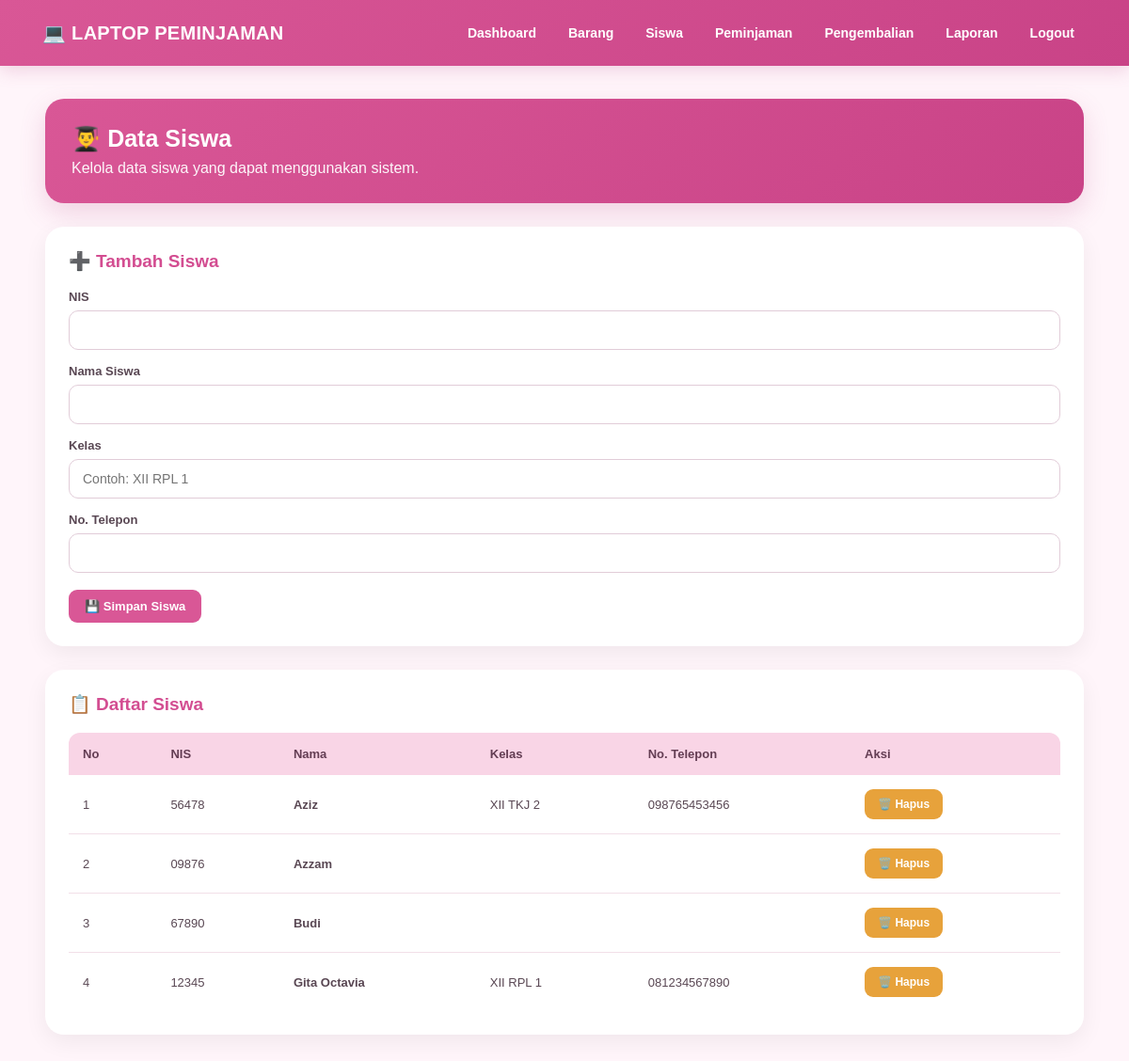
/siswa.php (signed in), run on the app's committed database.
### tables this page shows
CREATE TABLE `siswa` (
  `id_siswa` int(11) NOT NULL,
  `nis` varchar(30) NOT NULL,
  `nama_siswa` varchar(100) NOT NULL,
  `password` varchar(255) NOT NULL,
  `kelas` varchar(30) NOT NULL,
  `no_telp` varchar(20) DEFAULT NULL,
  `status_akun` enum('Aktif','Diblokir') NOT NULL DEFAULT 'Aktif'
);

### siswa.php (the view, shortened to what this page needs)
<?php
require 'koneksi.php';
$data_siswa = mysqli_query(
    $koneksi,
    "SELECT * FROM siswa
     ORDER BY nama_siswa ASC"
);
?>
<!DOCTYPE html>
<html lang="id">
<head>
<link rel="stylesheet" href="style.css">
</head>
<body>
<div class="navbar">
<b>💻 LAPTOP PEMINJAMAN</b>
<div>
<a href="index.php">Dashboard</a>
<a href="barang.php">Barang</a>
<a href="siswa.php">Siswa</a>
<a href="peminjaman.php">Peminjaman</a>
<a href="pengembalian.php">Pengembalian</a>
<a href="laporan.php">Laporan</a>
<a href="logout.php">Logout</a>
</div>
</div>
<div class="container">
<div class="welcome">
<h2>👨‍🎓 Data Siswa</h2>
<p>
Kelola data siswa yang dapat menggunakan sistem.
</p>
</div>
<div class="card">
<h3>➕ Tambah Siswa</h3>
<form method="POST">
<label>NIS</label>
<input
type="text"
name="nis"
required
>
<label>Nama Siswa</label>
<input
type="text"
name="nama_siswa"
required
>
<label>Kelas</label>
<input
type="text"
name="kelas"
placeholder="Contoh: XII RPL 1"
required
>
<label>No. Telepon</label>
<input
type="text"
name="no_telp"
>
<br><br>
<button type="submit" name="tambah">
💾 Simpan Siswa
</button>
</form>
</div>
<div class="card">
<h3>📋 Daftar Siswa</h3>
<table>
<thead>
<tr>
<th>No</th>
<th>NIS</th>
<th>Nama</th>
<th>Kelas</th>
<th>No. Telepon</th>
<th>Aksi</th>
</tr>
</thead>
<tbody>
<?php
$no = 1;
while ($data = mysqli_fetch_assoc($data_siswa)) {
?>
<tr>
<td><?= $no++ ?></td>
<td><?= htmlspecialchars($data['nis']) ?></td>
<td>
<b>
<?= htmlspecialchars($data['nama_siswa']) ?>
</b>
</td>
<td>
<?= htmlspecialchars($data['kelas']) ?>
</td>
<td>
<?= htmlspecialchars($data['no_telp']) ?>
</td>
<td>
<a
href="siswa.php?hapus=<?= $data['id_siswa'] ?>"
class="return-btn"
onclick="return confirm('Hapus siswa ini?')"
>
🗑️ Hapus
</a>
</td>
</tr>
<?php } ?>
</tbody>
</table>
</div>
</div>
</body>
</html>

### style.css (style rules this page uses)
* { box-sizing: border-box; }
body { margin: 0; padding: 0; font-family: Arial, Helvetica, sans-serif; background: #fff5fa; color: #493744; }
.navbar { width: 100%; background: linear-gradient(135deg, #d95796, #c94387); color: white; padding: 18px 45px; display: flex; justify-content: space-between; align-items: center; box-shadow: 0 5px 18px rgba(180, 70, 130, .20); position: sticky; top: 0; z-index: 100; }
.navbar b { font-size: 20px; letter-spacing: .3px; }
.navbar div { display: flex; align-items: center; gap: 8px; }
.navbar a { color: white; text-decoration: none; padding: 9px 13px; border-radius: 8px; font-size: 14px; font-weight: bold; transition: .2s; }
.container { width: 92%; max-width: 1200px; margin: 35px auto; }
.container h2 { color: #4b3544; }
.welcome { background: linear-gradient( 135deg, #d95796, #c94387 ); color: white; padding: 28px; border-radius: 20px; margin-bottom: 25px; box-shadow: 0 10px 28px rgba(180,70,130,.20); }
.welcome h2 { color: white !important; margin: 0 0 8px; font-size: 25px; }
.welcome p { color: white !important; margin: 0; opacity: .95; }
.card { background: white; padding: 25px; margin-top: 25px; border-radius: 20px; box-shadow: 0 8px 25px rgba(0,0,0,.06); overflow-x: auto; }
.card h3 { margin-top: 0; color: #d34d91; font-size: 19px; }
table { width: 100%; border-collapse: separate; border-spacing: 0; margin-top: 18px; background: white; overflow: hidden; border-radius: 12px; }
th { background: #f9d5e6; color: #633d53; padding: 15px; text-align: left; font-size: 13px; white-space: nowrap; }
td { padding: 15px; border-bottom: 1px solid #f2dfe8; font-size: 13px; color: #594753; }
tr:last-child td { border-bottom: none; }
.return-btn { display: inline-block; padding: 9px 14px; background: #e7a23b; color: white; text-decoration: none; border-radius: 9px; font-size: 12px; font-weight: bold; transition: .2s; }
.btn, button { display: inline-block; padding: 10px 17px; background: #d95796; color: white; text-decoration: none; border: none; border-radius: 9px; font-size: 13px; font-weight: bold; cursor: pointer; transition: .2s; }
label { display: block; margin-top: 15px; margin-bottom: 7px; color: #594753; font-weight: bold; font-size: 13px; }
input, select, textarea { width: 100%; padding: 12px 14px; border: 1px solid #e1ccd8; border-radius: 10px; background: white; outline: none; font-size: 14px; color: #493744; }

### data on the page
siswa: nis "56478", nama_siswa "Aziz", kelas "XII TKJ 2", no_telp "098765453456"
siswa: nis "09876", nama_siswa "Azzam"
siswa: nis "67890", nama_siswa "Budi"
siswa: nis "12345", nama_siswa "Gita Octavia", kelas "XII RPL 1", no_telp "081234567890"
